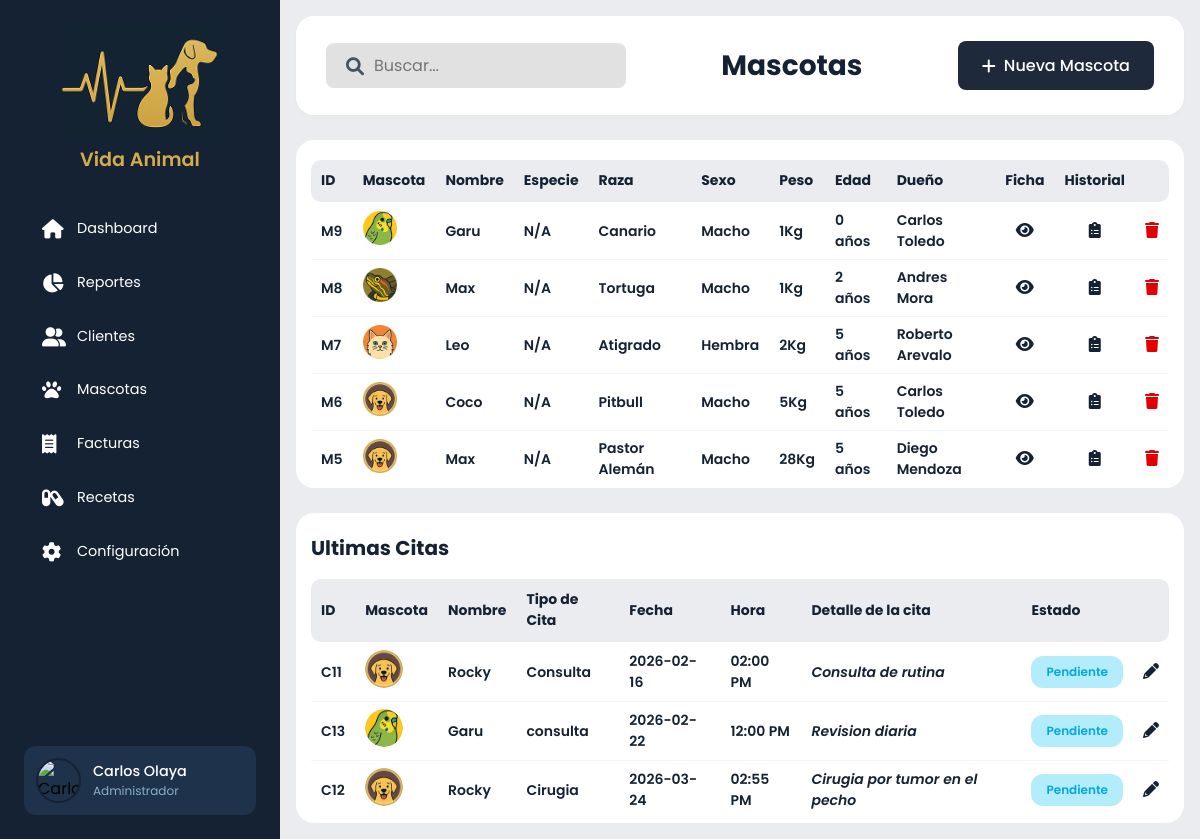
Screenshot of /ProyectoDAW2doParcial/index.php?c=pets&f=index (signed in) with the database file from the repository.
### tables this page shows
CREATE TABLE `menus` (
  `id` int(11) NOT NULL,
  `nombre` varchar(50) NOT NULL,
  `icono` varchar(50) NOT NULL,
  `controlador` varchar(50) NOT NULL,
  `funcion` varchar(50) NOT NULL,
  `orden` int(11) DEFAULT NULL,
  `estado` bit(1) DEFAULT b'1'
);

CREATE TABLE `mascotas` (
  `Id` int(11) NOT NULL,
  `IdCliente` int(11) DEFAULT NULL,
  `Nombre` varchar(100) DEFAULT NULL,
  `Tipo` int(11) DEFAULT NULL,
  `Raza` varchar(50) DEFAULT NULL,
  `Peso` decimal(5,2) DEFAULT NULL,
  `FechaNacimiento` date DEFAULT NULL,
  `Sexo` varchar(10) DEFAULT NULL,
  `Etapa` varchar(50) DEFAULT 'Esperando',
  `Especie` varchar(50) DEFAULT NULL,
  `Observaciones` varchar(500) DEFAULT NULL,
  `Estado` tinyint(1) DEFAULT 1,
  `FechaRegistro` datetime DEFAULT current_timestamp()
);

CREATE TABLE `tipomascotas` (
  `Id` int(11) NOT NULL,
  `Nombre` varchar(50) NOT NULL,
  `RutaIcono` varchar(200) NOT NULL,
  `Estado` tinyint(1) DEFAULT 1,
  `FechaRegistro` datetime DEFAULT current_timestamp()
);

CREATE TABLE `clientes` (
  `Id` int(11) NOT NULL,
  `Nombre` varchar(100) DEFAULT NULL,
  `Apellido` varchar(100) DEFAULT NULL,
  `Cedula` varchar(10) DEFAULT NULL,
  `Telefono` varchar(10) DEFAULT NULL,
  `Direccion` varchar(150) DEFAULT NULL,
  `Estado` tinyint(1) DEFAULT 1,
  `Correo` varchar(100) DEFAULT NULL,
  `FechaRegistro` datetime DEFAULT current_timestamp()
);

CREATE TABLE `citas` (
  `Id` int(11) NOT NULL,
  `IdCliente` int(11) DEFAULT NULL,
  `IdMascota` int(11) DEFAULT NULL,
  `Detalles` varchar(500) DEFAULT NULL,
  `FechaCita` datetime DEFAULT NULL,
  `FechaRegistro` datetime DEFAULT current_timestamp(),
  `Tipo` varchar(500) DEFAULT NULL,
  `Observaciones` text DEFAULT NULL,
  `Etapa` varchar(60) DEFAULT 'Pendiente',
  `Estado` tinyint(1) DEFAULT 1
);

### ProyectoDAW2doParcial/view/pets/pets.php (the view, shortened to what the rows shown need)
<!DOCTYPE html>
<html lang="es">
<head>
    <link rel="stylesheet" href="https://cdnjs.cloudflare.com/ajax/libs/font-awesome/6.4.0/css/all.min.css">
    <link rel="stylesheet" href="assets/css/stylePets.css">
</head>
<body>
    <main class="main-content">
        <header class="top-bar">
            <h1>Mascotas</h1>
        </header>
        <section class="card" aria-label="Listado de Mascotas">
            <table class="table-pets">
                <thead>
                    <tr>
                        <th class="col-id">ID</th>
                        <th class="col-mascota">Mascota</th>
                        <th>Nombre</th>
                        <th>Especie</th>
                        <th>Raza</th>
                        <th>Sexo</th>
                        <th>Peso</th>
                        <th>Edad</th>
                        <th>Dueño</th>
                        <th class="text-center">Ficha</th>
                        <th class="text-center">Historial</th>
                        <th class="text-center"></th>
                    </tr>
                </thead>
                <tbody>
                    <?php if ($pets): ?>
                        <?php foreach ($pets as $p): ?>
                            <tr>
                                <td class="col-id">M<?= $p->getId(); ?>
                                </td>
                                <td class="mascota-avatar"><img class="icons"
                                        src="assets/images/icons/<?= $p->getTipo()->getRutaIcono() ?>"></td>
                                <td>
                                    <?= $p->getNombre() ?>
                                </td>
                                <td>
                                    <?= $p->getEspecie() ?>
                                </td>
                                <td>
                                    <?= $p->getRaza() ?>
                                </td>
                                <td>
                                    <?= $p->getSexo() ?>
                                </td>
                                <td>
                                    <?= $p->getPeso() ?>Kg
                                </td>
                                <td>
                                    <?= $p->getEdad() ?> años
                                </td>
                                <td>
                                    <?= $p->getIdCliente()->getNombres() . ' ' . $p->getIdCliente()->getApellidos() ?>
                                </td>
                                <td class="text-center"> <button type="button" onclick="VerFicha(<?= $p->getId() ?>)"> <i
                                            class="fa-solid fa-eye action-icon"></i></button></td>
                                <td class="text-center"><button type="button" onclick="VerHistorial(<?= $p->getId() ?>)"><i
                                            class="fa-solid fa-clipboard-list action-icon"></i></button></td>
                                <td class="text-center">
                                    <a href="index.php?c=Pets&f=EliminarMascota&id=<?= $p->getId() ?>"
                                        onclick="return confirm('¿Estás seguro de eliminar esta mascota?')">
                                        <i class="fa-solid fa-trash btn-delete"></i>
                                    </a>
                                </td>
                            </tr>
                        <?php endforeach; ?>
                    <?php endif; ?>
                </tbody>
            </table>
        </section>
        <section class="card" aria-labelledby="titulo-citas">
            <table class="table-pets">
                <thead>
                    <tr>
                        <th class="col-id">ID</th>
                        <th class="col-mascota">Mascota</th>
                        <th>Nombre</th>
                        <th>Tipo de Cita</th>
                        <th>Fecha</th>
                        <th>Hora</th>
                        <th>Detalle de la cita</th>
                        <th class="text-center">Estado</th>
                        <th class="text-center"></th>
                    </tr>
                </thead>
                <tbody>
                    <?php if ($proximacitas): ?>
                        <?php foreach ($proximacitas as $c): ?>
                            <tr>
                                <td>C<?= $c->IdCita ?></td>
                                <td><img src="assets/images/icons/<?= $c->ImagenTipoMascota ?>" class="mascota-avatar"
                                        alt="Perro"></td>
                                <td>
                                    <?= $c->NombreMascota ?>
                                </td>
                                <td>
                                    <?= $c->TipoCita ?>
                                </td>
                                <td>
                                    <?= $c->Fecha ?>
                                </td>
                                <td>
                                    <?= (new DateTime($c->Hora))->format('h:i A') ?>
                                </td>
                                <td class="text-muted"><?= $c->Detalles ?></td>
                                <td class="text-center"><span class="estado">
                                        <?= htmlspecialchars($c->Etapa) ?>
                                    </span></td>
                                <td class="text-center"><button type="button" class="btn-edit"
                                        onclick="EditarCita(<?= $c->IdMascota ?>,<?= $c->IdCita ?>)">
                                        <i class="fa-solid fa-pencil action-icon"></i>
                                    </button></td>
                            </tr>
                        <?php endforeach; ?>
                    <?php endif; ?>
                </tbody>
            </table>
        </section>
    </main>
</body>
</html>

### ProyectoDAW2doParcial/view/templates/sideBar.php (shortened to what the rows shown need)
<aside class="sidebar">
    <div class="brand">
        <div class="brand-logo-container">
            <h1 class="brand-text">Vida Animal</h1>
        </div>
    </div>
    <ul class="nav-menu">
        <?php foreach ($menus as $m): ?>
            <li>
                <a class="nav-item" href="index.php?c=<?= $m->getControlador() ?>&f=<?= $m->getFuncion() ?>">
                    <i class="fa-solid <?= $m->getIcono() ?>"></i>
                    <span><?= $m->getNombre() ?></span>
                </a>
            </li>
        <?php endforeach; ?>
    </ul>
</aside>

### rows the page displays
menus: nombre "Dashboard"
menus: nombre "Reportes"
menus: nombre "Clientes"
menus: nombre "Mascotas"
menus: nombre "Facturas"
menus: nombre "Recetas"
menus: nombre "Configuración"
mascotas: Id "9", Tipo.RutaIcono (picture), Nombre "Garu", Especie "N/A", Raza "Canario", Sexo "Macho", Peso "1", Edad "0", IdCliente.Nombre "Carlos", IdCliente.Apellido "Toledo", citas.Id "13", citas.Tipo "consulta", Fecha "2026-02-22", format "12:00 PM", citas.Detalles "Revision diaria", citas.Etapa "Pendiente"
mascotas: Id "8", Tipo.RutaIcono (picture), Nombre "Max", Especie "N/A", Raza "Tortuga", Sexo "Macho", Peso "1", Edad "2", IdCliente.Nombre "Andres", IdCliente.Apellido "Mora"
mascotas: Id "7", Tipo.RutaIcono (picture), Nombre "Leo", Especie "N/A", Raza "Atigrado", Sexo "Hembra", Peso "2", Edad "5", IdCliente.Nombre "Roberto", IdCliente.Apellido "Arevalo"
mascotas: Id "6", Tipo.RutaIcono (picture), Nombre "Coco", Especie "N/A", Raza "Pitbull", Sexo "Macho", Peso "5", Edad "5", IdCliente.Nombre "Carlos", IdCliente.Apellido "Toledo"
mascotas: Id "5", Tipo.RutaIcono (picture), Nombre "Max", Especie "N/A", Raza "Pastor Alemán", Sexo "Macho", Peso "28", Edad "5", IdCliente.Nombre "Diego", IdCliente.Apellido "Mendoza"
mascotas: citas.Id "11", Tipo.RutaIcono (picture), Nombre "Rocky", citas.Tipo "Consulta", Fecha "2026-02-16", format "02:00 PM", citas.Detalles "Consulta de rutina", citas.Etapa "Pendiente", citas.Id "12", citas.Tipo "Cirugia", Fecha "2026-03-24", format "02:55 PM", citas.Detalles "Cirugia por tumor en el pecho"

### other values shown
$nombres "Carlos"
$apellidos "Olaya"
$rol "Administrador"
